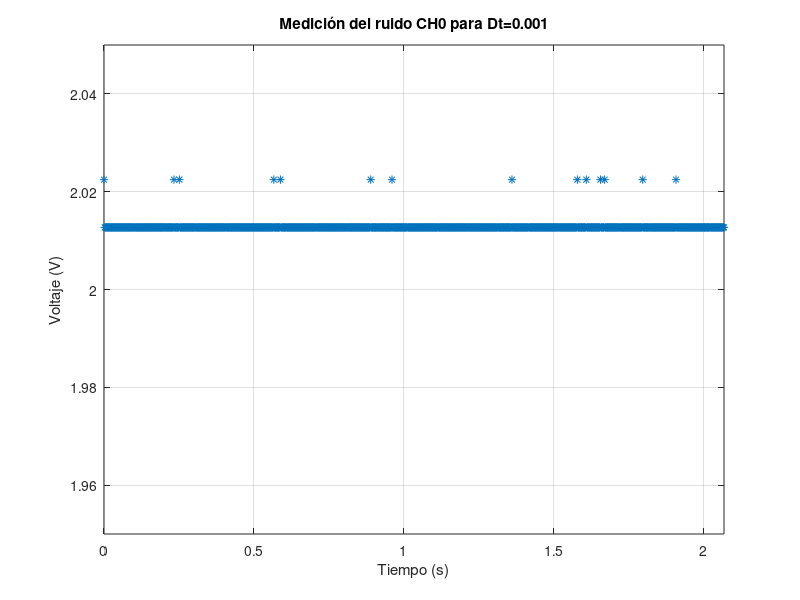
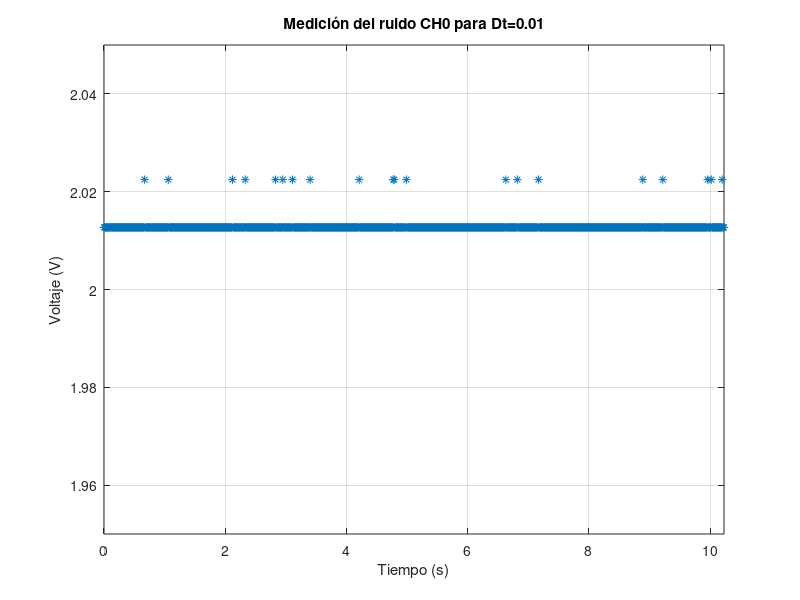
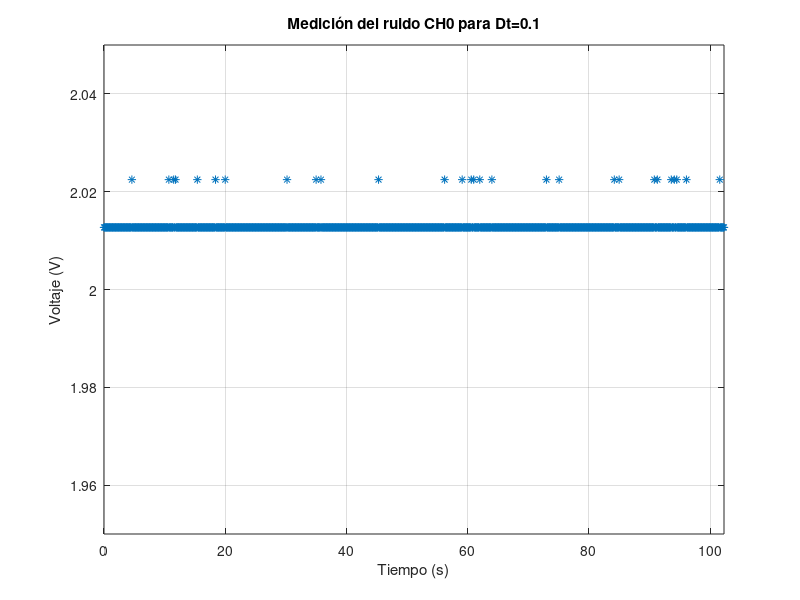
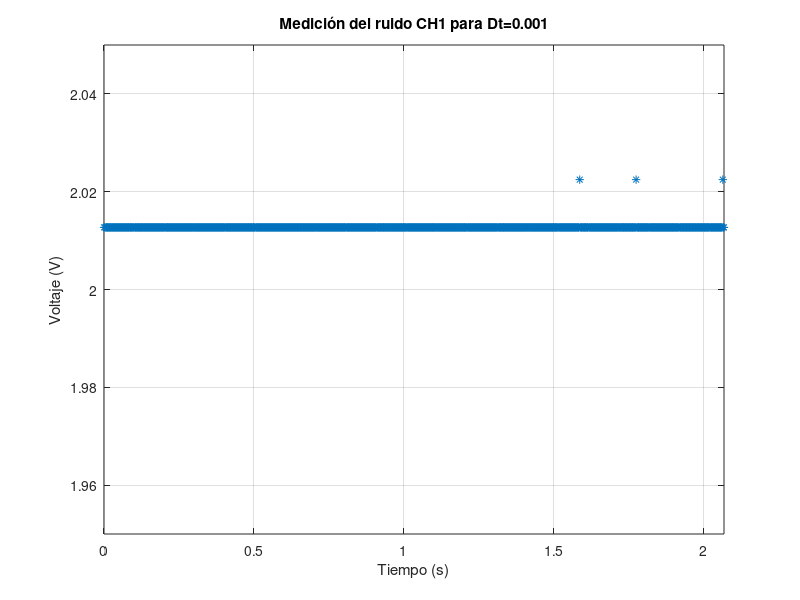

Write the MATLAB code that produced these figures, in order.
clear all
close all
% 
% data1 = load('0VCH0ruido0001.txt');
% data2 = load('0VCH0ruido001.txt');
% data3 = load('0VCH0ruido01.txt');
% data4 = load('0VCH1ruido0001.txt');
% data5 = load('0VCH1ruido001.txt');
% data6 = load('0VCH1ruido01.txt');

data1 = load('2VCH0ruido0001.txt');
data2 = load('2VCH0ruido001.txt');
data3 = load('2VCH0ruido01.txt');
data4 = load('2VCH1ruido0001.txt');
data5 = load('2VCH1ruido001.txt');
data6 = load('2VCH1ruido01.txt');

dt=[0.001 0.002 0.005 0.01 0.02 0.05 0.1];
figure
plot(data1(:,1), data1(:,2),"*")
grid on
ylabel('Voltaje (V)')
xlabel('Tiempo (s)')

axis([0 max(data1(:,1)) 1.95  2.05 ]);
title('Medición del ruido CH0 para Dt=0.001')
figure
plot(data2(:,1), data2(:,2),"*")
grid on
ylabel('Voltaje (V)')
xlabel('Tiempo (s)')
axis([0 max(data2(:,1)) 1.95  2.05 ]);
title('Medición del ruido CH0 para Dt=0.01')
figure
plot(data3(:,1), data3(:,2),"*")
grid on
ylabel('Voltaje (V)')
xlabel('Tiempo (s)')
axis([0 max(data3(:,1)) 1.95  2.05 ]);
title('Medición del ruido CH0 para Dt=0.1')



figure
plot(data4(:,1), data4(:,2),"*")
grid on
ylabel('Voltaje (V)')
xlabel('Tiempo (s)')
axis([0 max(data4(:,1)) 1.95  2.05 ]);
title('Medición del ruido CH1 para Dt=0.001')
figure
plot(data5(:,1), data5(:,2),"*")
grid on
ylabel('Voltaje (V)')
xlabel('Tiempo (s)')
axis([0 max(data5(:,1)) 1.95  2.05 ]);
title('Medición del ruido CH1 para Dt=0.01')
figure
plot(data6(:,1), data6(:,2),"*")
grid on
ylabel('Voltaje (V)')
xlabel('Tiempo (s)')
axis([0 max(data6(:,1)) 1.95 2.05 ]);
title('Medición del ruido CH1 para Dt=0.1')